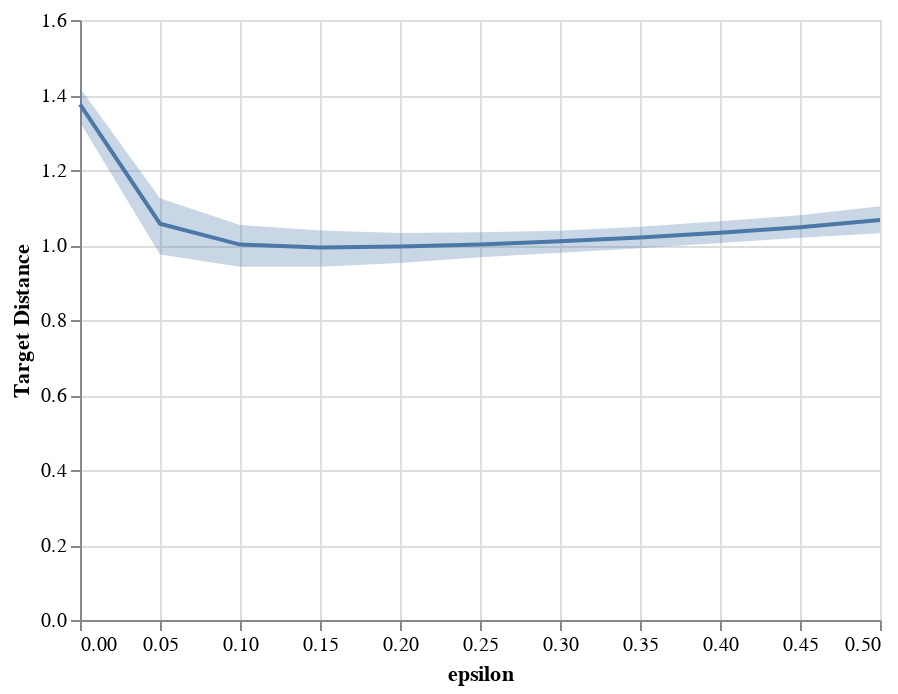

Notebook code cell kept with this figure:
### Code cell
line = alt.Chart(target_distance_data).mark_line().encode(
    x='epsilon',
    y='mean(target_distance)'
)
band = alt.Chart(target_distance_data).mark_errorband(extent='ci').encode(
    x='epsilon',
    y=alt.Y('target_distance', title='Target Distance'),
)
band + line

### Figure 1 — Vega-Lite specification as saved in the notebook (floating-point values rounded to 4 significant figures)
{"config": {"view": {"continuousWidth": 400, "continuousHeight": 300}}, "layer": [{"mark": {"type": "errorband", "extent": "ci"}, "encoding": {"x": {"type": "quantitative", "field": "epsilon"}, "y": {"type": "quantitative", "field": "target_distance", "title": "Target Distance"}}}, {"mark": "line", "encoding": {"x": {"type": "quantitative", "field": "epsilon"}, "y": {"type": "quantitative", "aggregate": "mean", "field": "target_distance"}}}], "data": {"name": "data-97fbc243aa2d523bd5859f847184fd0b"}, "$schema": "https://vega.github.io/schema/vega-lite/v4.0.2.json", "datasets": {"data-97fbc243aa2d523bd5859f847184fd0b": [{"epsilon": 0.0, "face_id": 0, "target_distance": 1.39}, {"epsilon": 0.05, "face_id": 0, "target_distance": 1.137}, {"epsilon": 0.1, "face_id": 0, "target_distance": 1.079}, {"epsilon": 0.15, "face_id": 0, "target_distance": 1.07}, {"epsilon": 0.2, "face_id": 0, "target_distance": 1.062}, {"epsilon": 0.25, "face_id": 0, "target_distance": 1.052}, {"epsilon": 0.3, "face_id": 0, "target_distance": 1.042}, {"epsilon": 0.35, "face_id": 0, "target_distance": 1.034}, {"epsilon": 0.4, "face_id": 0, "target_distance": 1.033}, {"epsilon": 0.45, "face_id": 0, "target_distance": 1.043}, {"epsilon": 0.5, "face_id": 0, "target_distance": 1.054}, {"epsilon": 0.0, "face_id": 1, "target_distance": 1.431}, {"epsilon": 0.05, "face_id": 1, "target_distance": 1.119}, {"epsilon": 0.1, "face_id": 1, "target_distance": 1.048}, {"epsilon": 0.15, "face_id": 1, "target_distance": 1.043}, {"epsilon": 0.2, "face_id": 1, "target_distance": 1.047}, {"epsilon": 0.25, "face_id": 1, "target_distance": 1.056}, {"epsilon": 0.3, "face_id": 1, "target_distance": 1.067}, {"epsilon": 0.35, "face_id": 1, "target_distance": 1.081}, {"epsilon": 0.4, "face_id": 1, "target_distance": 1.095}, {"epsilon": 0.45, "face_id": 1, "target_distance": 1.108}, {"epsilon": 0.5, "face_id": 1, "target_distance": 1.133}, {"epsilon": 0.0, "face_id": 2, "target_distance": 1.327}, {"epsilon": 0.05, "face_id": 2, "target_distance": 0.8684}, {"epsilon": 0.1, "face_id": 2, "target_distance": 0.8852}, {"epsilon": 0.15, "face_id": 2, "target_distance": 0.9263}, {"epsilon": 0.2, "face_id": 2, "target_distance": 0.9627}, {"epsilon": 0.25, "face_id": 2, "target_distance": 0.9875}, {"epsilon": 0.3, "face_id": 2, "target_distance": 1.006}, {"epsilon": 0.35, "face_id": 2, "target_distance": 1.023}, {"epsilon": 0.4, "face_id": 2, "target_distance": 1.052}, {"epsilon": 0.45, "face_id": 2, "target_distance": 1.091}, {"epsilon": 0.5, "face_id": 2, "target_distance": 1.137}, {"epsilon": 0.0, "face_id": 3, "target_distance": 1.246}, {"epsilon": 0.05, "face_id": 3, "target_distance": 0.9235}, {"epsilon": 0.1, "face_id": 3, "target_distance": 0.8765}, {"epsilon": 0.15, "face_id": 3, "target_distance": 0.8766}, {"epsilon": 0.2, "face_id": 3, "target_distance": 0.8909}, {"epsilon": 0.25, "face_id": 3, "target_distance": 0.9137}, {"epsilon": 0.3, "face_id": 3, "target_distance": 0.9379}, {"epsilon": 0.35, "face_id": 3, "target_distance": 0.9628}, {"epsilon": 0.4, "face_id": 3, "target_distance": 0.988}, {"epsilon": 0.45, "face_id": 3, "target_distance": 1.019}, {"epsilon": 0.5, "face_id": 3, "target_distance": 1.055}, {"epsilon": 0.0, "face_id": 4, "target_distance": 1.448}, {"epsilon": 0.05, "face_id": 4, "target_distance": 1.108}, {"epsilon": 0.1, "face_id": 4, "target_distance": 1.021}, {"epsilon": 0.15, "face_id": 4, "target_distance": 0.991}, {"epsilon": 0.2, "face_id": 4, "target_distance": 0.9822}, {"epsilon": 0.25, "face_id": 4, "target_distance": 0.9784}, {"epsilon": 0.3, "face_id": 4, "target_distance": 0.9783}, {"epsilon": 0.35, "face_id": 4, "target_distance": 0.9806}, {"epsilon": 0.4, "face_id": 4, "target_distance": 0.985}, {"epsilon": 0.45, "face_id": 4, "target_distance": 0.9879}, {"epsilon": 0.5, "face_id": 4, "target_distance": 0.9934}, {"epsilon": 0.0, "face_id": 5, "target_distance": 1.397}, {"epsilon": 0.05, "face_id": 5, "target_distance": 1.14}, {"epsilon": 0.1, "face_id": 5, "target_distance": 1.048}, {"epsilon": 0.15, "face_id": 5, "target_distance": 1.02}, {"epsilon": 0.2, "face_id": 5, "target_distance": 1.016}, {"epsilon": 0.25, "face_id": 5, "target_distance": 1.022}, {"epsilon": 0.3, "face_id": 5, "target_distance": 1.041}, {"epsilon": 0.35, "face_id": 5, "target_distance": 1.061}, {"epsilon": 0.4, "face_id": 5, "target_distance": 1.071}, {"epsilon": 0.45, "face_id": 5, "target_distance": 1.076}, {"epsilon": 0.5, "face_id": 5, "target_distance": 1.079}, {"epsilon": 0.0, "face_id": 6, "target_distance": 1.384}, {"epsilon": 0.05, "face_id": 6, "target_distance": 1.102}, {"epsilon": 0.1, "face_id": 6, "target_distance": 1.05}, {"epsilon": 0.15, "face_id": 6, "target_distance": 1.025}, {"epsilon": 0.2, "face_id": 6, "target_distance": 1.009}, {"epsilon": 0.25, "face_id": 6, "target_distance": 0.9999}, {"epsilon": 0.3, "face_id": 6, "target_distance": 0.9952}, {"epsilon": 0.35, "face_id": 6, "target_distance": 0.9961}, {"epsilon": 0.4, "face_id": 6, "target_distance": 1.005}, {"epsilon": 0.45, "face_id": 6, "target_distance": 1.008}, {"epsilon": 0.5, "face_id": 6, "target_distance": 1.014}]}}
